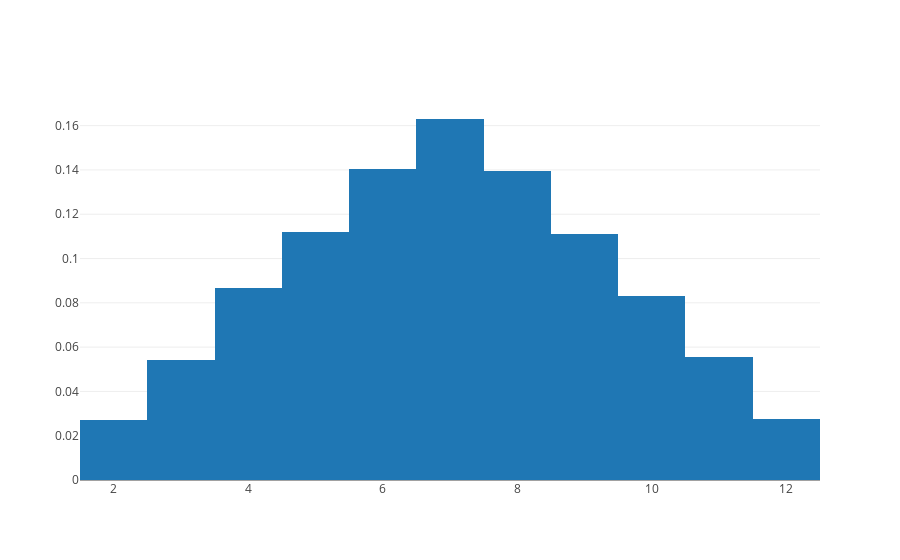

Notebook code for this chart:
### Markdown cell above
Roll two dice

### Code cell
all_rolls=[]
for i in range(10000):
    roll_1 = np.random.choice(dice_rolls)
    roll_2 = np.random.choice(dice_rolls)
    all_rolls.append(roll_1+roll_2)

data = [go.Histogram(x=all_rolls, histnorm='probability')]
iplot(data)

### Figure 1 — Plotly figure (JSON) as saved in the notebook; plotly's stock layout.template omitted (floating-point values rounded to 4 significant figures; data arrays with more than 128 entries replaced by an {"elided": "..."} marker saying what was removed)
{"data": [{"histnorm": "probability", "type": "histogram", "x": {"elided": "10000 int values"}}], "layout": {}}
